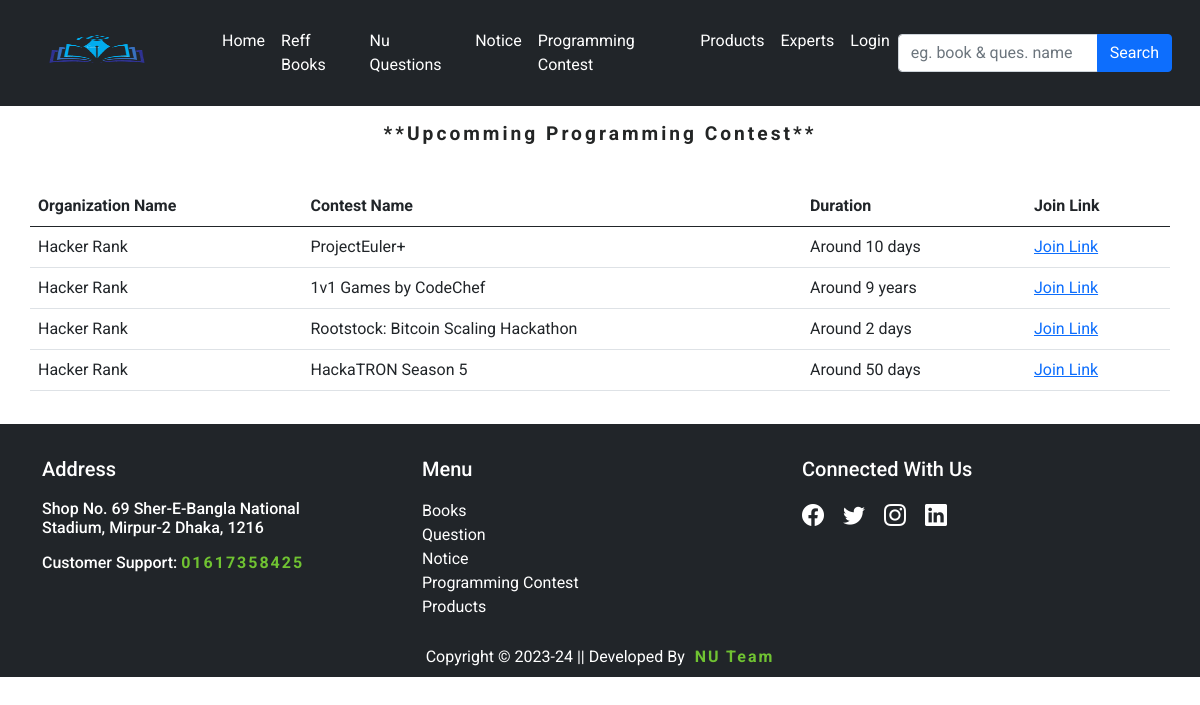
Screenshot of /programming-contest/ with the database file from the repository.
### user/models.py (models this page shows, shortened)
class ProgrammingContest(models.Model):
    contest_name = models.CharField(max_length=200)
    organization_name = models.CharField(max_length=200, blank=True, null=True)
    duration = models.TextField()
    join_link = models.CharField(max_length=500, blank=True)

### other/views.py (the view)
# urls.py: path('programming-contest/', ProgrammingContestView, name='programming-contest'),
def ProgrammingContestView(request):
    contest = ProgrammingContest.objects.all()
    dict = {'contests':contest}
    return render(request, 'other/pcontest.html', context=dict)

### template/other/pcontest.html (shortened to what this page needs)
{% extends 'base.html' %}
{% load static %}
{% block content %}
<div class="container">
    <h1 class="textheader mt-3">**Upcomming Programming Contest**</h1>
    <div class="row mt-3 mb-3">
      <table class="table">
        <thead>
          <tr>
            <th scope="col">Organization Name</th>
            <th scope="col">Contest Name</th>
            <th scope="col">Duration</th>
            <th scope="col">Join Link</th>
          </tr>
        </thead>
        <tbody>
          {% for contest in contests %}
          <tr>
            <td>{{contest.organization_name}}</td>
            <td>{{contest.contest_name}}</td>
            <td>{{contest.duration}}</td>
            <td><a href="{{contest.join_link}}">Join Link</a></td>
          </tr>
          {% endfor%}
        </tbody>
      </table>
            </div>
{% endblock content %}

### static/style.css (style rules this page uses)
.textheader { font-size: larger; font-weight: bold; letter-spacing: 3px; padding-bottom: 25px; color: #232525; text-align: center; text-transform: capitalize; }

### rows the page displays
ProgrammingContest: organization_name "Hacker Rank", contest_name "ProjectEuler+", duration "Around 10 days"
ProgrammingContest: organization_name "Hacker Rank", contest_name "1v1 Games by CodeChef", duration "Around 9 years"
ProgrammingContest: organization_name "Hacker Rank", contest_name "Rootstock: Bitcoin Scaling Hackathon", duration "Around 2 days"
ProgrammingContest: organization_name "Hacker Rank", contest_name "HackaTRON Season 5", duration "Around 50 days"
